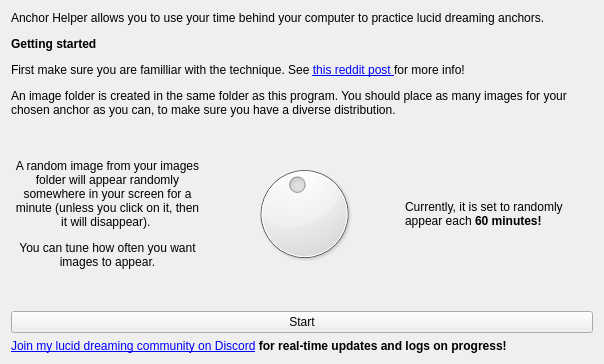
<?xml version="1.0" encoding="UTF-8"?>
<ui version="4.0">
 <class>MainWindow</class>
 <widget class="QMainWindow" name="MainWindow">
  <property name="geometry">
   <rect>
    <x>0</x>
    <y>0</y>
    <width>604</width>
    <height>364</height>
   </rect>
  </property>
  <property name="windowTitle">
   <string>LD Anchor Helper</string>
  </property>
  <widget class="QWidget" name="centralWidget">
   <layout class="QVBoxLayout" name="verticalLayout">
    <item>
     <layout class="QHBoxLayout" name="horizontalLayout">
      <item>
       <layout class="QVBoxLayout" name="verticalLayout_2">
        <item>
         <widget class="QLabel" name="introLabel">
          <property name="text">
           <string>&lt;html&gt;&lt;head/&gt;&lt;body&gt;&lt;p&gt;Anchor Helper allows you to use your time behind your computer to practice lucid dreaming anchors.&lt;/p&gt;&lt;p&gt;&lt;span style=&quot; font-weight:600;&quot;&gt;Getting started&lt;/span&gt;&lt;/p&gt;&lt;p&gt;First make sure you are familliar with the technique. See &lt;a href=&quot;https://redd.it/dw7geg&quot;&gt;&lt;span style=&quot; text-decoration: underline; color:#0000ff;&quot;&gt;this reddit post &lt;/span&gt;&lt;/a&gt;for more info! &lt;/p&gt;&lt;p&gt;An image folder is created in the same folder as this program. You should place as many images for your chosen anchor as you can, to make sure you have a diverse distribution.&lt;/p&gt;&lt;/body&gt;&lt;/html&gt;</string>
          </property>
          <property name="wordWrap">
           <bool>true</bool>
          </property>
         </widget>
        </item>
        <item>
         <spacer name="verticalSpacer">
          <property name="orientation">
           <enum>Qt::Vertical</enum>
          </property>
          <property name="sizeHint" stdset="0">
           <size>
            <width>20</width>
            <height>40</height>
           </size>
          </property>
         </spacer>
        </item>
        <item>
         <layout class="QHBoxLayout" name="horizontalLayout_2">
          <item>
           <widget class="QLabel" name="label_2">
            <property name="text">
             <string>&lt;html&gt;&lt;head/&gt;&lt;body&gt;&lt;p align=&quot;center&quot;&gt;A random image from your images folder will appear randomly somewhere in your screen for a minute (unless you click on it, then it will disappear). &lt;/p&gt;&lt;p align=&quot;center&quot;&gt;You can tune how often you want images to appear.&lt;/p&gt;&lt;/body&gt;&lt;/html&gt;</string>
            </property>
            <property name="wordWrap">
             <bool>true</bool>
            </property>
           </widget>
          </item>
          <item>
           <widget class="QDial" name="timerDial">
            <property name="minimum">
             <number>1</number>
            </property>
            <property name="maximum">
             <number>12</number>
            </property>
            <property name="singleStep">
             <number>1</number>
            </property>
            <property name="pageStep">
             <number>1</number>
            </property>
            <property name="value">
             <number>6</number>
            </property>
           </widget>
          </item>
          <item>
           <widget class="QLabel" name="durationLabel">
            <property name="text">
             <string>&lt;html&gt;&lt;head/&gt;&lt;body&gt;&lt;p&gt;Currently, it is set to randomly appear each &lt;span style=&quot; font-weight:600;&quot;&gt;60 minutes!&lt;/span&gt;&lt;/p&gt;&lt;/body&gt;&lt;/html&gt;</string>
            </property>
            <property name="wordWrap">
             <bool>true</bool>
            </property>
           </widget>
          </item>
         </layout>
        </item>
        <item>
         <spacer name="verticalSpacer_3">
          <property name="orientation">
           <enum>Qt::Vertical</enum>
          </property>
          <property name="sizeHint" stdset="0">
           <size>
            <width>20</width>
            <height>40</height>
           </size>
          </property>
         </spacer>
        </item>
        <item>
         <layout class="QHBoxLayout" name="horizontalLayout_3">
          <item>
           <widget class="QPushButton" name="startBtn">
            <property name="text">
             <string>Start</string>
            </property>
           </widget>
          </item>
         </layout>
        </item>
       </layout>
      </item>
     </layout>
    </item>
    <item>
     <spacer name="verticalSpacer_2">
      <property name="orientation">
       <enum>Qt::Vertical</enum>
      </property>
      <property name="sizeHint" stdset="0">
       <size>
        <width>20</width>
        <height>40</height>
       </size>
      </property>
     </spacer>
    </item>
    <item>
     <widget class="QLabel" name="serverAdLabel">
      <property name="text">
       <string>&lt;html&gt;&lt;head/&gt;&lt;body&gt;&lt;p&gt;&lt;a href=&quot;https://discord.gg/SjuwPd9&quot;&gt;&lt;span style=&quot; text-decoration: underline; color:#0000ff;&quot;&gt;Join my lucid dreaming community on Discord&lt;/span&gt;&lt;/a&gt;&lt;span style=&quot; font-weight:600;&quot;&gt; for real-time updates and logs on progress!&lt;/span&gt;&lt;/p&gt;&lt;/body&gt;&lt;/html&gt;</string>
      </property>
      <property name="wordWrap">
       <bool>true</bool>
      </property>
     </widget>
    </item>
   </layout>
  </widget>
 </widget>
 <layoutdefault spacing="6" margin="11"/>
 <resources/>
 <connections/>
</ui>
